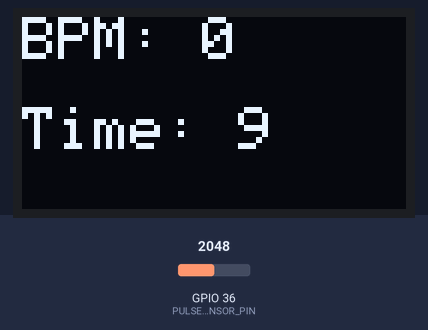
The program below on a simulated ESP32. Parts: 128×64 one-colour display. The test bench sets the inputs (shaded band); at power-on: GPIO 36 (PULSE_SENSOR_PIN) = 2048.

Above: at 3.1 s.
At 4.1 s:
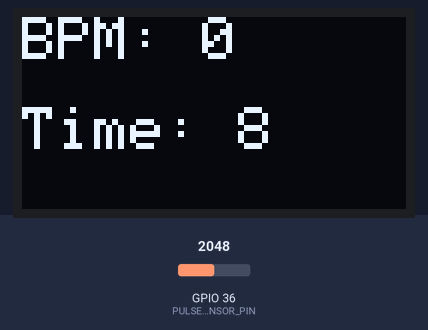
At 5.1 s:
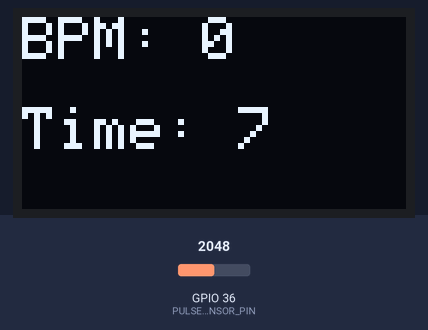
At 7.2 s:
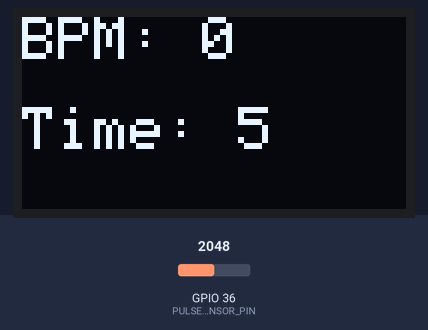
At 9.2 s:
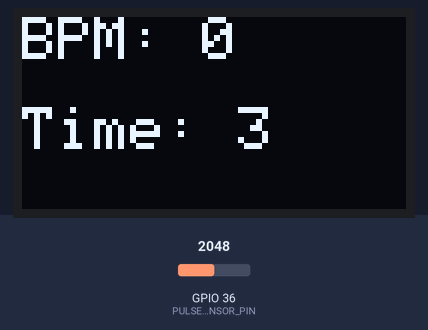
At 12.2 s:
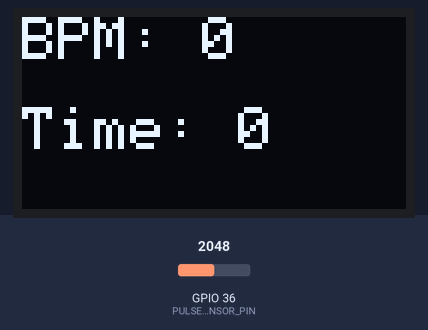

Measured:
- by itself, everything shown: repeats every 10.4 s, in 10 steps
- what the display in image 0 shows lasts 1.0 s, from 3.1 s to 4.1 s
- what the display in image 5 shows lasts 1.2 s, from 12.2 s to 13.4 s

The program:

main.cpp
```cpp
#include <Arduino.h>
#include <Wire.h>
#include <Adafruit_SSD1306.h>

// Displej ma 128 pixelu na sirku
#define SCREEN_WIDTH 128

// Displej ma 64 pixelu na vysku
#define SCREEN_HEIGHT 64

// Wire pro lepsi komunikaci mezi Arduinem a periferii (displejem)
Adafruit_SSD1306 display(SCREEN_WIDTH, SCREEN_HEIGHT, &Wire, -1);

// Pin, na kterem je nastaven senzor
#define PULSE_SENSOR_PIN 36

// 500/20ms znamena, ze budeme merit tep 10 sekund
#define NUMBER_OF_VALS 500

// Inicializace signalu
int Signal;
int last_bpm = 0;

void setup()
{
  Serial.begin(9600);

  display.begin(SSD1306_SWITCHCAPVCC, 0x3C);

  delay(2000);
}

// https://stackoverflow.com/questions/31203438/apply-median-filter-manually-with-opencv-differences-with-medianblur-function

// Jednoduchy medianovy filtr
int median(int data[], int length) {
  // Iterace pres pole hodnot
  for (int i = 0; i < length - 1; i++) {
    // Porovnavani hodnot
    for (int j = i + 1; j < length; j++) {
      if (data[j] < data[i]) {
        int temp = data[i];
        data[i] = data[j];
        data[j] = temp;
      }
    }
  }
  // Vrati hodnotu uprostred pole
  return data[length / 2];
}

void loop()
{
  // Pro odcitani vterin
  // Nastavi hodnotu na aktualni hodnotu v programu
  unsigned long previous_millis = millis();

  // Cas, ktery odcitame (tuto dobu trva mereni)
  int time = 10;

  // Interval 1000ms (po kterych chceme odecist 1 vterinu)
  const long interval = 1000;

  // Seznam s hodnotami z mereni
  int values[NUMBER_OF_VALS];

  // Pocet anomalii
  int anomally = 0;
  int bpm = 0;
  int median_value = 0;

  // Pokus provadime 10 vterin, tak aby hodnoty byly presnejsi a zaroven to netrvalo celou minutu
  // While loop mel lepsi funkcionalitu
  int i = 0;
  while (i < NUMBER_OF_VALS)
  {
    // Kolik milisekund bezi aktualne program
    unsigned long curent_millis = millis();

    // If, ktery nam odecita vteriny a ukazuje je na displeji
    if (curent_millis - previous_millis >= interval)
    {
      previous_millis = curent_millis;
      time--;
      // Displej muze ukazovat pouze 0-9
      if (time >= 0)
      {
        display.clearDisplay();
        display.setCursor(0, 0);
        display.setTextSize(2);
        display.setTextColor(WHITE);
        display.println("BPM: " + String(last_bpm));
        display.setCursor(0, 30);
        display.println("Time: " + String(time));
        display.display();
      }
    }

    // Ziskame hodnoty ze senzoru
    int read = analogRead(PULSE_SENSOR_PIN);
    values[i] = read;

    // Mezi dalsim merenim pockame 20ms
    delay(20);
    i++;
  }

  // Volame medianovy filtr na nami ziskane hodnoty
  median_value = median(values, NUMBER_OF_VALS);

  // Cyklus prochazejici namerene hodnoty
  int y = 0;
  while (y < NUMBER_OF_VALS)
  {
    // Pokud to byly anomalie, ktere byly 40 nad hodnotu z medianoveho filtru
    if (median_value + 40 < values[y])
    {
      anomally++;
    }
    y++;
  }
  y = 0;

  // Mereni trva 10 sekund, proto vynasobime 6, abychom dostali minutu
  int current_bpm = anomally * 6;

  // Nastavi displej
  display.clearDisplay();
  display.setCursor(0, 0);
  display.setTextSize(2);
  display.setTextColor(WHITE);

  // Posledni namerena hodnota se nastavi do last_bpm
  // Podminky pro zmereni adekvatniho tepu
  if (current_bpm > 40 && current_bpm < 200)
  {
    last_bpm = current_bpm;
  }

  // Zobrazi posledni namerenou hodnonu na displeji spolecne se vterinami, ktere zbyvaji do konce
  display.println("BPM: " + String(last_bpm));
  display.setCursor(0, 30);
  display.println("Time: " + String(time));
  display.display();
}
```
